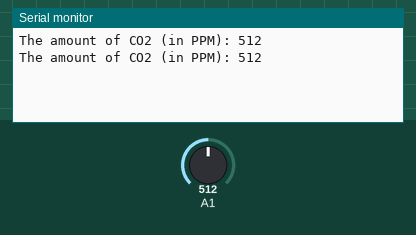
This sketch was run on a simulated Arduino Uno, built with avr-gcc and run on an emulated ATmega328P. Parts: the last lines printed to the serial monitor. The test bench sets the inputs (shaded band); at power-on: A1 = 512.

Above: at 2.8 s.
2.9 s: A1 set to 716
At 4.5 s:
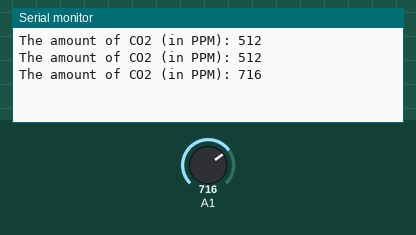
5.6 s: A1 set to 900
At 7.2 s:
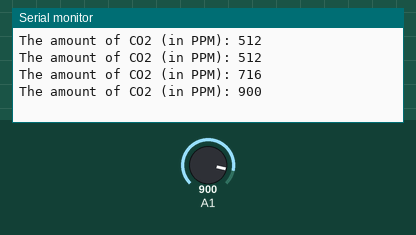
Timing chart, 0 to 8.7 s (numbered marks = the images above; inputs shaded):
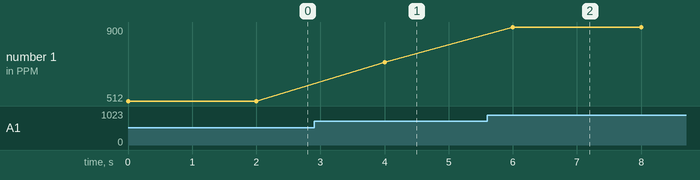

Measured:
- after the input at 2.9 s, the serial monitor: prints a new line after 1.1 s (image 1)
- after the input at 5.6 s, the serial monitor: prints a new line after 0.40 s (image 2)
- plotted number 1: 512 → 716 after the input at 2.9 s, 716 → 900 after the input at 5.6 s

The sketch:

GAS_Tracking.ino
```cpp
void setup() {
  // initialize serial communication at 9600 bits per second:
  Serial.begin(9600);
}

void loop() {
  // read the input on analog pin 0:
  int sensorValue = analogRead(A1);
  Serial.print("The amount of CO2 (in PPM): ");
  Serial.println(sensorValue);
  delay(2000);
}
```
